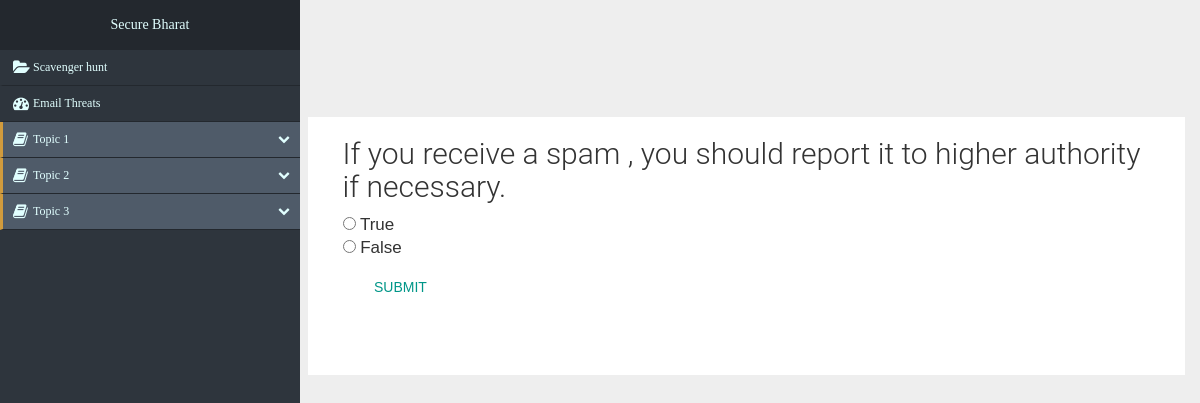
Screenshot of /ScavengerHunt/quiz.php?x=1 with the database file from the repository.
### tables this page shows
CREATE TABLE `trivia` (
  `topic_id` int(11) NOT NULL,
  `trivia_name` varchar(100) NOT NULL,
  `content` text NOT NULL
);

CREATE TABLE `sub_topic_quiz` (
  `quiz_id` int(11) NOT NULL,
  `topic_id` int(11) NOT NULL,
  `question` varchar(200) NOT NULL,
  `answer` varchar(200) NOT NULL
);

### ScavengerHunt/quiz.php (the view, shortened to what this page needs)
<?php
include("connectionfactory.php");
?>
<!DOCTYPE HTML>
<html>
<head>
  <link href="../css/bootstrap.min.css" rel="stylesheet" type="text/css"/>
  <link href="../css/index.css" rel="stylesheet" type="text/css"/>
  <link href="https://maxcdn.bootstrapcdn.com/font-awesome/4.2.0/css/font-awesome.min.css" rel="stylesheet">
  <link href="../css/sidenavbar.css" rel="stylesheet" type="text/css"/>
  <link href="../css/material/bootstrap-material-design.css" rel="stylesheet">
  <link href="../css/material/ripples.min.css" rel="stylesheet">
</head>
<body>
<div class="nav-side-menu">
    <div class="brand">Secure Bharat</div>
        <div class="menu-list">
            <ul id="menu-content" class="menu-content collapse out">
                <li>
                  <a href="#">
                  <i class="fa fa-folder-open fa-lg"></i>Scavenger hunt
                  </a>
                </li>
                <li>
                  <a href="#">
                  <i class="fa fa-dashboard fa-lg"></i>Email Threats
                  </a>
                </li>
    <?php
				$sel="select * from trivia";
                $exe=mysqli_query($conn,$sel);
                $total=mysqli_num_rows($exe);
				while($total--){
                 $fetch=mysqli_fetch_array($exe,MYSQLI_ASSOC);
				?>
				    <li  data-toggle="collapse" data-target="#topic<?php echo $fetch['topic_id'];?>" class="collapsed active">
                   <a href="javascript: void(0)"><i class="fa fa-book fa-lg"></i>Topic <?php echo $fetch['topic_id'];?><span class="arrow"></span></a>
                  </li>
                <?php
				}?>
            </ul>
     </div>
</div>
      <div class="container-fluid">
    <div class="col-sm-offset-3 col-sm-9" style="height:100%; background-color:#fff; margin-top:10%;">
		<?php $sel="select * from sub_topic_quiz where topic_id=".$_GET['x'];
 		         $exe=mysqli_query($conn,$sel);
		       $fetch=mysqli_fetch_array($exe,MYSQLI_ASSOC);
		?>
		<div class="topic" id="topic1">
            <h2><?php echo $fetch['question'];?></h2>
			<form method="post" action="quiz.php?x=<?php echo $fetch['topic_id'];?>">
				<input class="form-check-input" type="radio" name="radio1" value="1"> True<br>
				<input class="form-check-input" type="radio" name="radio2" value="2"> False<br>
				<input type="submit" class="btn btn-primary" name="submit" value="Submit">
			</form>
        </div>
    </div>
</div>
</body>

### Css/index.css (style rules this page uses)
body { font-family: 'Josefin Slab',sans-serif!important; }

### Css/sidenavbar.css (style rules this page uses)
.nav-side-menu { overflow: auto; font-family: verdana; font-size: 12px; font-weight: 200; background-color: #2e353d; position: fixed; top: 0px; width: 300px; height: 100%; color: #e1ffff; }
.nav-side-menu .brand { background-color: #23282e; line-height: 50px; display: block; text-align: center; font-size: 14px; }
.nav-side-menu ul, .nav-side-menu li { list-style: none; padding: 0px; margin: 0px; line-height: 35px; cursor: pointer; }
.nav-side-menu ul .active, .nav-side-menu li .active { border-left: 3px solid #d19b3d; background-color: #4f5b69; }
.nav-side-menu li { padding-left: 0px; border-left: 3px solid #2e353d; border-bottom: 1px solid #23282e; }
.nav-side-menu li a { text-decoration: none; color: #e1ffff; }
.nav-side-menu li a i { padding-left: 10px; width: 20px; padding-right: 20px; }
@media (min-width: 767px) { .nav-side-menu .menu-list .menu-content { display: block; } }
body { margin: 0px; padding: 0px; }

### ScavengerHunt/quiz.php (style rules this page uses)
.topic { margin:20px; font-family:'Josefin Slab',sans-serif; font-size:17px; line-height:22px; margin-bottom:60px; }

### rows the page displays
trivia: topic_id "1"
trivia: topic_id "2"
trivia: topic_id "3"
sub_topic_quiz: question "If you receive a spam , you should report it to higher authority if necessary."
